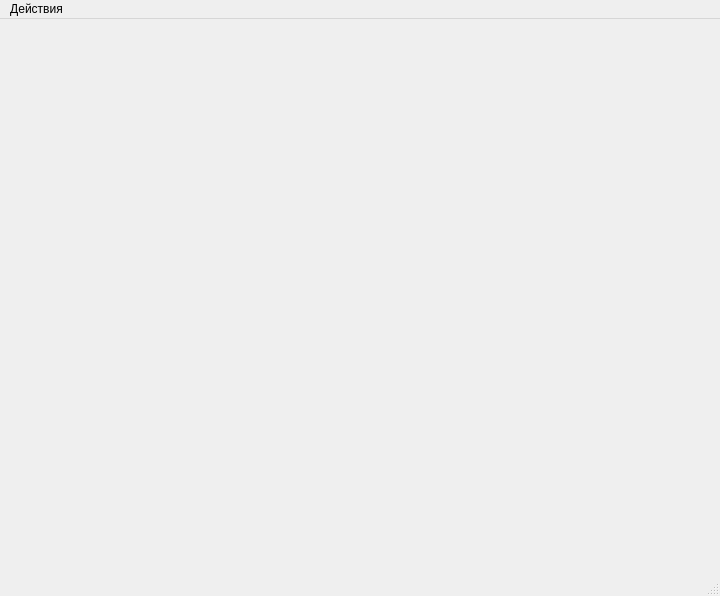
<?xml version="1.0" encoding="UTF-8"?>
<ui version="4.0">
 <class>MainWindow</class>
 <widget class="QMainWindow" name="MainWindow">
  <property name="geometry">
   <rect>
    <x>0</x>
    <y>0</y>
    <width>720</width>
    <height>596</height>
   </rect>
  </property>
  <property name="windowTitle">
   <string>MainWindow</string>
  </property>
  <widget class="QWidget" name="centralwidget">
   <widget class="QWidget" name="horizontalLayoutWidget">
    <property name="geometry">
     <rect>
      <x>10</x>
      <y>10</y>
      <width>701</width>
      <height>541</height>
     </rect>
    </property>
    <layout class="QHBoxLayout" name="horizontalLayout">
     <item>
      <layout class="QVBoxLayout" name="left_side"/>
     </item>
     <item>
      <layout class="QVBoxLayout" name="right_side"/>
     </item>
    </layout>
   </widget>
  </widget>
  <widget class="QMenuBar" name="menubar">
   <property name="geometry">
    <rect>
     <x>0</x>
     <y>0</y>
     <width>720</width>
     <height>22</height>
    </rect>
   </property>
   <widget class="QMenu" name="menu">
    <property name="title">
     <string>Действия</string>
    </property>
    <addaction name="start_train"/>
    <addaction name="spelling_train"/>
    <addaction name="createList"/>
    <addaction name="open_list"/>
    <addaction name="add_word"/>
    <addaction name="change_list"/>
   </widget>
   <addaction name="menu"/>
  </widget>
  <widget class="QStatusBar" name="statusbar"/>
  <action name="createList">
   <property name="text">
    <string>Добавить коллекцию</string>
   </property>
  </action>
  <action name="open_list">
   <property name="text">
    <string>Открыть коллекцию</string>
   </property>
  </action>
  <action name="add_word">
   <property name="text">
    <string>Добавить слово</string>
   </property>
  </action>
  <action name="action">
   <property name="text">
    <string>Начать тренировку</string>
   </property>
  </action>
  <action name="start_train">
   <property name="text">
    <string>Начать тренировку</string>
   </property>
  </action>
  <action name="change_list">
   <property name="text">
    <string>Изменить коллекцию</string>
   </property>
  </action>
  <action name="spelling_train">
   <property name="text">
    <string>Тренировка написания</string>
   </property>
  </action>
 </widget>
 <resources/>
 <connections/>
</ui>
